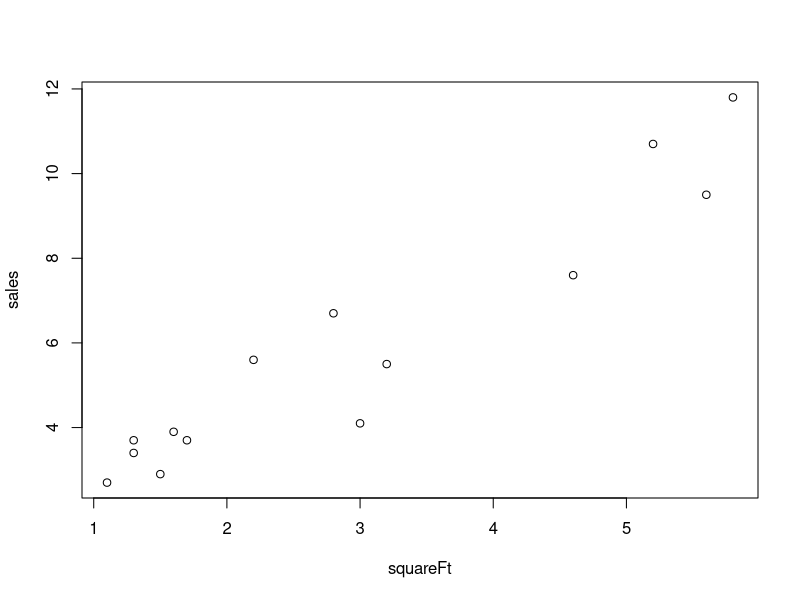
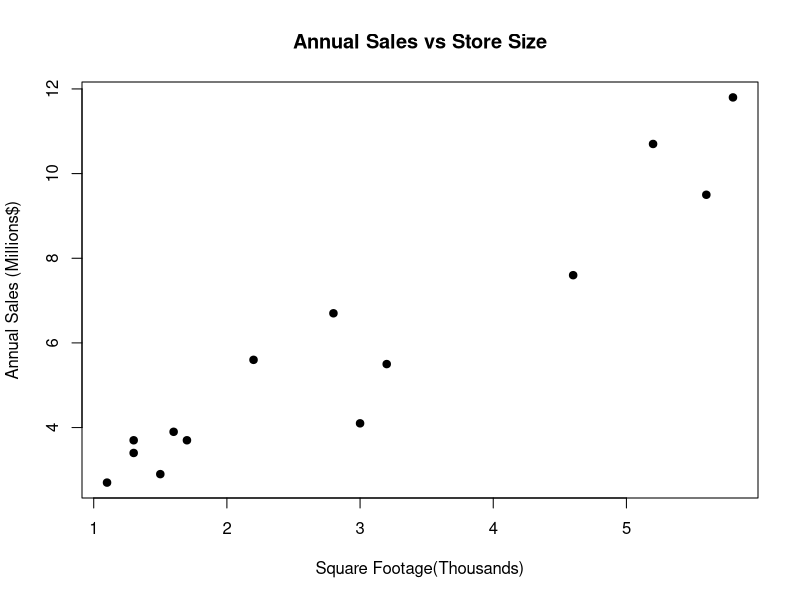
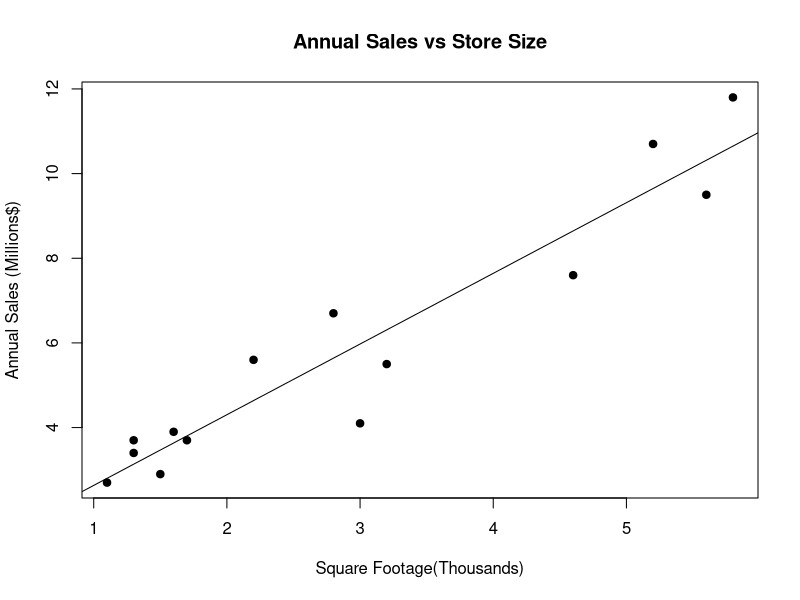

R code for these plots, in order:
## ---- chunk 1
options("scipen"=100, "digits"=4)
## ---- chunk 2
squareFt <- c(1.7, 1.6, 2.8, 5.6, 1.3, 2.2, 1.3, 1.1, 3.2, 1.5, 5.2, 4.6, 5.8, 3)
sales <- c(3.7, 3.9, 6.7, 9.5, 3.4, 5.6, 3.7, 2.7, 5.5, 2.9, 10.7, 7.6, 11.8, 4.1)
## ---- chunk 3
dataFrame<-data.frame(squareFt, sales)
## ---- chunk 4
plot(dataFrame)
## ---- chunk 5
plot(dataFrame, main="Annual Sales vs Store Size", xlab="Square Footage(Thousands)", ylab="Annual Sales (Millions$)", pch=19)
## ---- chunk 6
R = cor(squareFt,sales)
R*R
## ---- chunk 7
model = lm(sales~squareFt, data=dataFrame)
summary(model)
## ---- chunk 8
plot(dataFrame, main="Annual Sales vs Store Size", xlab="Square Footage(Thousands)", ylab="Annual Sales (Millions$)", pch=19)
abline(model)
## ---- chunk 9
predictors = data.frame(squareFt=c(4.0,2.0,5.0))
predictions<-predict(model, predictors)
round(predictions*1000000)
